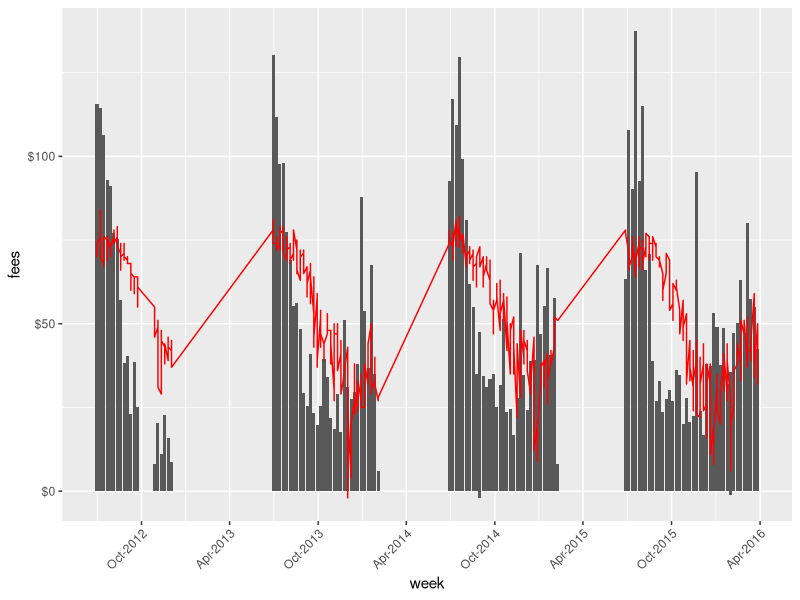

R code for this plot:
library(ggplot2)
library(reshape2)
library(dplyr)


# Handle non-standard date format
setClass('myDate')
setAs("character","myDate", function(from) as.Date(from, format="%m/%d/%Y"))

revClasses <- c("POSTING.DATE"="myDate")
rev2013 <- read.csv("CedarCity_Revenue_2013.csv", header = TRUE, colClasses = revClasses)
rev2014 <- read.csv("CedarCity_Revenue_2014.csv", header = TRUE, colClasses = revClasses)
rev2015 <- read.csv("CedarCity_Revenue_2015.csv", header = TRUE, colClasses = revClasses)
rev2016 <- read.csv("CedarCity_Revenue_2016.csv", header = TRUE, colClasses = revClasses)

weather1 <- read.csv("CedarCity_Weather1.csv", header = TRUE, colClasses = c("MST"="Date"))
weather2 <- read.csv("CedarCity_Weather2.csv", header = TRUE, colClasses = c("MST"="Date"))
weather3 <- read.csv("CedarCity_Weather3.csv", header = TRUE, colClasses = c("MST"="Date"))
weather4 <- read.csv("CedarCity_Weather4.csv", header = TRUE, colClasses = c("MST"="Date"))
weather5 <- read.csv("CedarCity_Weather5.csv", header = TRUE, colClasses = c("MST"="Date"))

weather <- rbind(weather1, weather2, weather3, weather4, weather5)

rev <- rbind(rev2013, rev2014, rev2015, rev2016)

aquaticCenterFees <- rev %>% 
  filter(FUND1 == "AQUATIC CENTER", CAT2 == "FEES-ADMISSIONS") %>% 
  select(date = POSTING.DATE, AMOUNT) %>%
  group_by(date) %>%
  summarise(fees = sum(AMOUNT) / 100)

meanTemp <- weather %>% 
  select(date = MST, temp = Mean.TemperatureF, precip = PrecipitationIn)

data <- merge(meanTemp, aquaticCenterFees, by="date")
data$week <- as.Date(cut(data$date, breaks = "week", start.on.monday = FALSE))

ggplot(data = data, aes(week , fees)) + 
  geom_bar(stat = "identity") +
  geom_line(data=data, aes(x=week, y=temp), colour="red") +
  #geom_line(data=data, aes(x=date, y=precip), colour="blue") +
  scale_y_continuous(labels = scales::dollar) + 
  scale_x_date(date_breaks = "6 months", date_labels = "%b-%Y") +
  theme(axis.text.x = element_text(angle = 45, hjust = 1))
